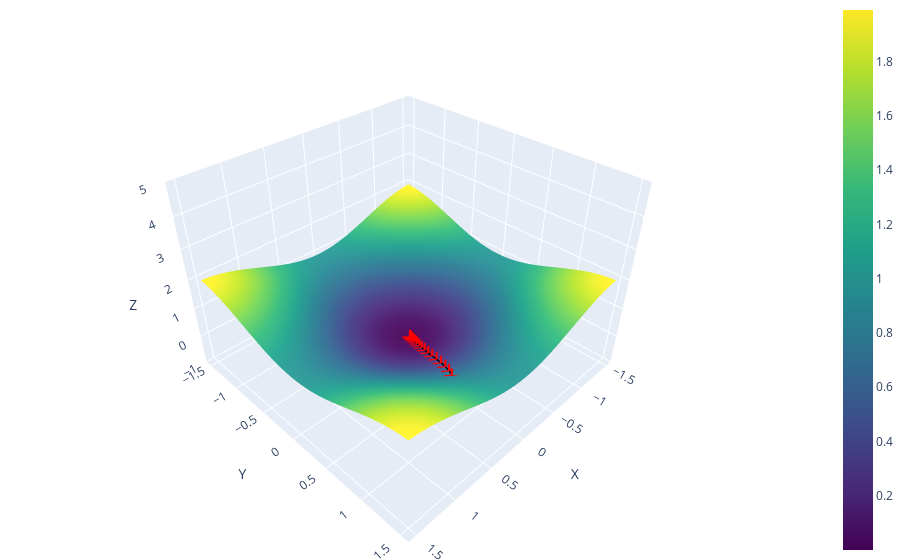

The notebook cell saved with this chart:
### Code cell
import numpy as np
import plotly.graph_objects as go

# Создание сетки
border = 1.5 # Меняйте значения border, чтобы увеличивать или уменьшать область
X, Y = np.meshgrid(np.linspace(-border, border, 100), np.linspace(-border, border, 100))
Z = np.array([f(np.array([x, y])) for x, y in zip(np.ravel(X), np.ravel(Y))]).reshape(X.shape)

# Создание 3D-графика
fig = go.Figure(data=[
    go.Surface(z=Z, x=X, y=Y, colorscale='Viridis')
])

# Добавление линии и маркеров
fig.add_trace(go.Scatter3d(
    x=steps[:, 0],
    y=steps[:, 1],
    z=steps[:, 2],
    mode='lines+markers',
    marker=dict(size=8, color='red', symbol='cross'),
    line=dict(color='black', width=5)
))

# Настройка осей
fig.update_layout(
    scene=dict(
        xaxis_title='X',
        yaxis_title='Y',
        zaxis_title='Z',
        zaxis=dict(range=[-1, 5]),  # Установка пределов для Z
        aspectratio=dict(x=1, y=1, z=0.7)  # Соотношение сторон
    ),
    margin=dict(l=0, r=0, b=0, t=0)  # Удаление отступов
)

# Отображение графика
fig.show()

### Figure 1 — Plotly figure (JSON) as saved in the notebook; plotly's stock layout.template omitted (floating-point values rounded to 4 significant figures; data arrays with more than 128 entries replaced by an {"elided": "..."} marker saying what was removed)
{"data": [{"colorscale": [[0, "#440154"], [0.1111, "#482878"], [0.2222, "#3e4989"], [0.3333, "#31688e"], [0.4444, "#26828e"], [0.5556, "#1f9e89"], [0.6667, "#35b779"], [0.7778, "#6ece58"], [0.8889, "#b5de2b"], [1, "#fde725"]], "type": "surface", "x": {"elided": "100x100 float values"}, "y": {"elided": "100x100 float values"}, "z": {"elided": "100x100 float values"}}, {"line": {"color": "black", "width": 5}, "marker": {"color": "red", "size": 8, "symbol": "cross"}, "mode": "lines+markers", "type": "scatter3d", "x": [0.3745, 0.3064, 0.2489, 0.2012, 0.162, 0.1302, 0.1044, 0.0837, 0.06704, 0.05367, 0.04296, 0.03437, 0.02751, 0.02201, 0.01761, 0.01409, 0.01127, 0.009016, 0.007213, 0.00577], "y": [0.9507, 0.8561, 0.7571, 0.6573, 0.5606, 0.4705, 0.3897, 0.3194, 0.2598, 0.2101, 0.1693, 0.1361, 0.1092, 0.08755, 0.07013, 0.05615, 0.04494, 0.03597, 0.02878, 0.02303], "z": [0.7962, 0.6615, 0.5324, 0.4132, 0.3087, 0.2224, 0.1552, 0.1056, 0.07047, 0.04638, 0.03024, 0.01959, 0.01264, 0.008129, 0.00522, 0.003348, 0.002145, 0.001374, 0.00088, 0.0005634]}], "layout": {"margin": {"b": 0, "l": 0, "r": 0, "t": 0}, "scene": {"aspectratio": {"x": 1, "y": 1, "z": 0.7}, "xaxis": {"title": {"text": "X"}}, "yaxis": {"title": {"text": "Y"}}, "zaxis": {"range": [-1, 5], "title": {"text": "Z"}}}}}
